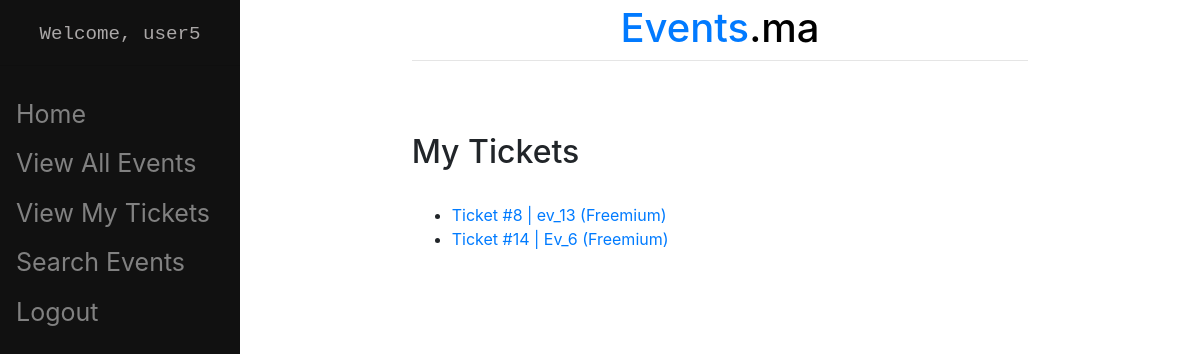
Page /view_tickets (signed in) on the committed database.
### main/models.py (models this page shows, shortened)
class CustomUser(AbstractUser):
    USER_TYPE_CHOICES = (
        ('admin', 'Admin'),
        ('organizer', 'Organizer'),
        ('user', 'User'),
    )
    user_type = models.CharField(max_length=20, choices=USER_TYPE_CHOICES)
    def is_admin(self):
        return self.user_type == 'admin'
    def is_organizer(self):
        return self.user_type == 'organizer'
    def is_user(self):
        return self.user_type == 'user'

class Ticket(models.Model):
    event = models.ForeignKey(Event, on_delete=models.CASCADE, related_name='tickets')
    ticket_type = models.ForeignKey(TicketType, on_delete=models.CASCADE)
    owner = models.ForeignKey(User, on_delete=models.CASCADE, null=True, blank=True)
    purchase_date = models.DateTimeField(auto_now_add=True)
    def __str__(self):
        return f"Ticket #{self.id} | {self.event.title} ({self.ticket_type.name})"

class Event(models.Model):
    STATUS_CHOICES = (
        ('pending', 'Pending'),
        ('approved', 'Approved'),
        ('finished', 'Finished'),
    )
    image = models.ImageField(upload_to='event_images/', null=True, blank=True)
    title = models.CharField(max_length=200)
    description = models.TextField()
    start_time = models.DateTimeField()
    end_time = models.DateTimeField()
    location = models.CharField(max_length=200)
    organizer = models.ForeignKey(User, on_delete=models.CASCADE, related_name="event", null=True)
    status = models.CharField(max_length=20, choices=STATUS_CHOICES, default='pending')

class TicketType(models.Model):
    name = models.CharField(max_length=100)
    price = models.DecimalField(max_digits=8, decimal_places=2)
    event = models.ForeignKey(
        Event,
        on_delete=models.CASCADE,
        related_name="ticket_types"
    )
    num_tickets_issued = models.IntegerField(default=0)

### main/views.py (the view)
# urls.py: path('view_tickets', views.view_tickets, name='view_tickets'),
@login_required(login_url='login')
def view_tickets(request):
    user_tickets = Ticket.objects.filter(owner=request.user)
    return render(request, 'view_tickets.html', {'user_tickets': user_tickets})

### main/templates/view_tickets.html (shortened to what this page needs)
{% extends "main/base.html" %}
{% block content %}
    <br>
    <br>
    <h2>My Tickets</h2>
    <br>
    {% if user_tickets %}
        <ul>
            {% for ticket in user_tickets %}
                <li><a href="/event/{{ticket.event.id}}">{{ ticket }}</a></li>
            {% endfor %}
        </ul>
    {% else %}
        <p>You have no tickets.</p>
    {% endif %}
{% endblock %}

### main/templates/main/base.html (shortened to what this page needs)
<!doctype html>
<html>
    <head>
        <link rel="stylesheet" href="https://stackpath.bootstrapcdn.com/bootstrap/4.3.1/css/bootstrap.min.css">
    </head>
    <body class="smooth-transition">
        <nav class="sidenav">
            {% if user.is_authenticated %}
                <p class="text-center user non-selectable">Welcome, {{ user.username }}</p>
            {% else %}
                <p class="text-center user non-selectable">You are browsing anonymously</p>
            {% endif %}
            <hr class="mt-1 mb-4">
            <a href="/">Home</a>
            {% if user.is_authenticated and user.is_user %}
                <a href="/event/view">View All Events</a>
                <a href="/view_tickets">View My Tickets</a>
            {% endif %}
            <a href="/event/search">Search Events</a>
            {% if user.is_authenticated %}
                <a href="/logout">Logout</a>
            {% else %}
                <a href="/login">Login</a>
                <a href="/create_user">Sign Up</a>
            {% endif %}
        </nav>
        <div id="content" name="content" class="main">
            <div class="row justify-content-center">
                <div class="col-8">
                    <a href="/" style="text-decoration: none;"><h1 class="mt-1 text-center"><span style="color: #017aff;">Events</span><span style="color: #000000;">.ma</span></h1></a>
                    <hr class="mt-0 mb-4">
                    {% block content %}
                    {% endblock %}
                </div>
            </div>
        </div>
    </body>
</html>

### main/templates/main/base.html (style rules this page uses)
body { overflow-x: hidden; }
.sidenav { height:100%; width:240px; position: fixed; z-index:1; top:0; left:0; background-color:#111; overflow-x: hidden; padding-top:20px; }
.sidenav a { padding:6px 8px 6px 16px; text-decoration: none; font-size:25px; color: #818181; display:block; }
.main { margin-left:240px; padding: 0px 10px; }
.user { color: #aaa7a7; font-family: 'Courier New', Courier, monospace; font-size: larger; }
.smooth-transition { opacity: 0; transition: opacity 0.3s ease-in-out; }
.smooth-transition.show { opacity: 1; }
.non-selectable { user-select: none; -moz-user-select: none; -webkit-user-select: none; -ms-user-select: none; }

### rows in the picture
CustomUser: username "user5"
Ticket: id+event+ticket_type "Ticket #8 | ev_13 (Freemium)"
Ticket: id+event+ticket_type "Ticket #14 | Ev_6 (Freemium)"
